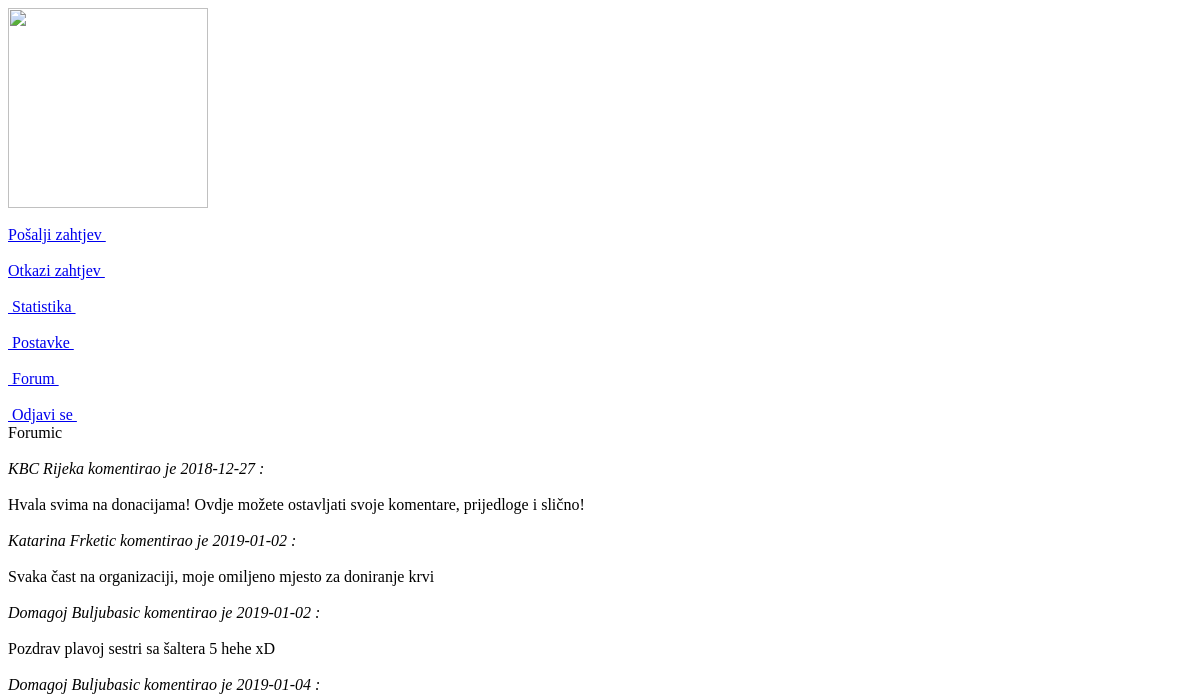
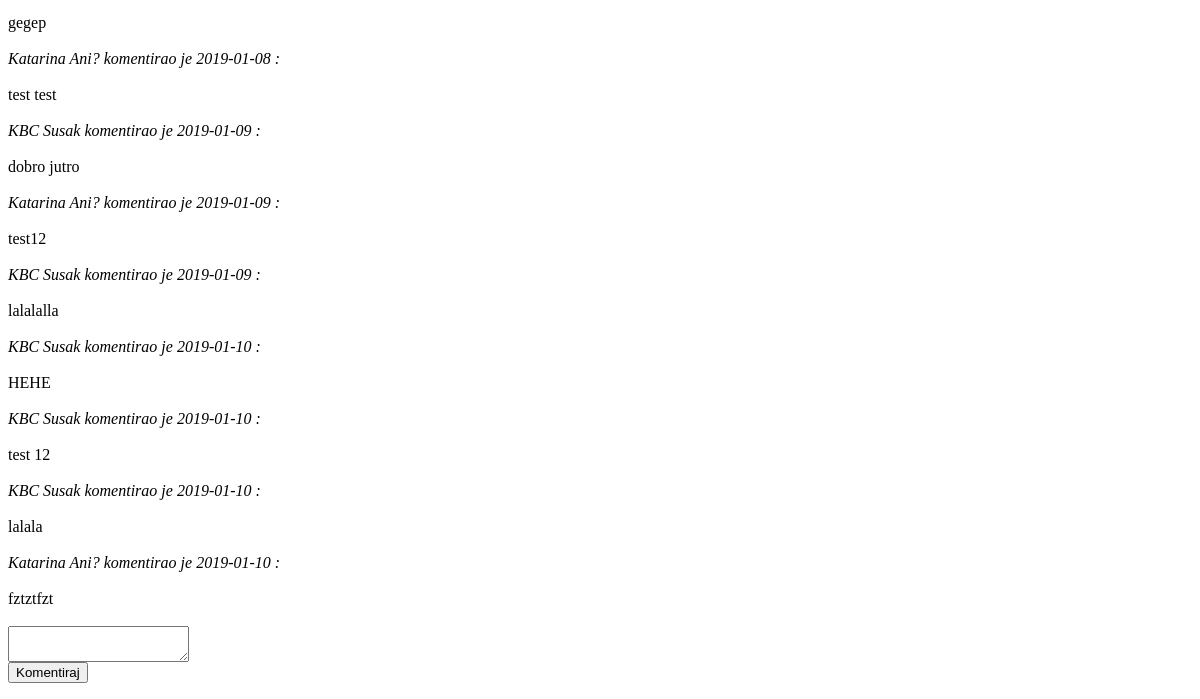
Before: /forum.php (signed in) with the older database file (2 pictures, top to bottom).
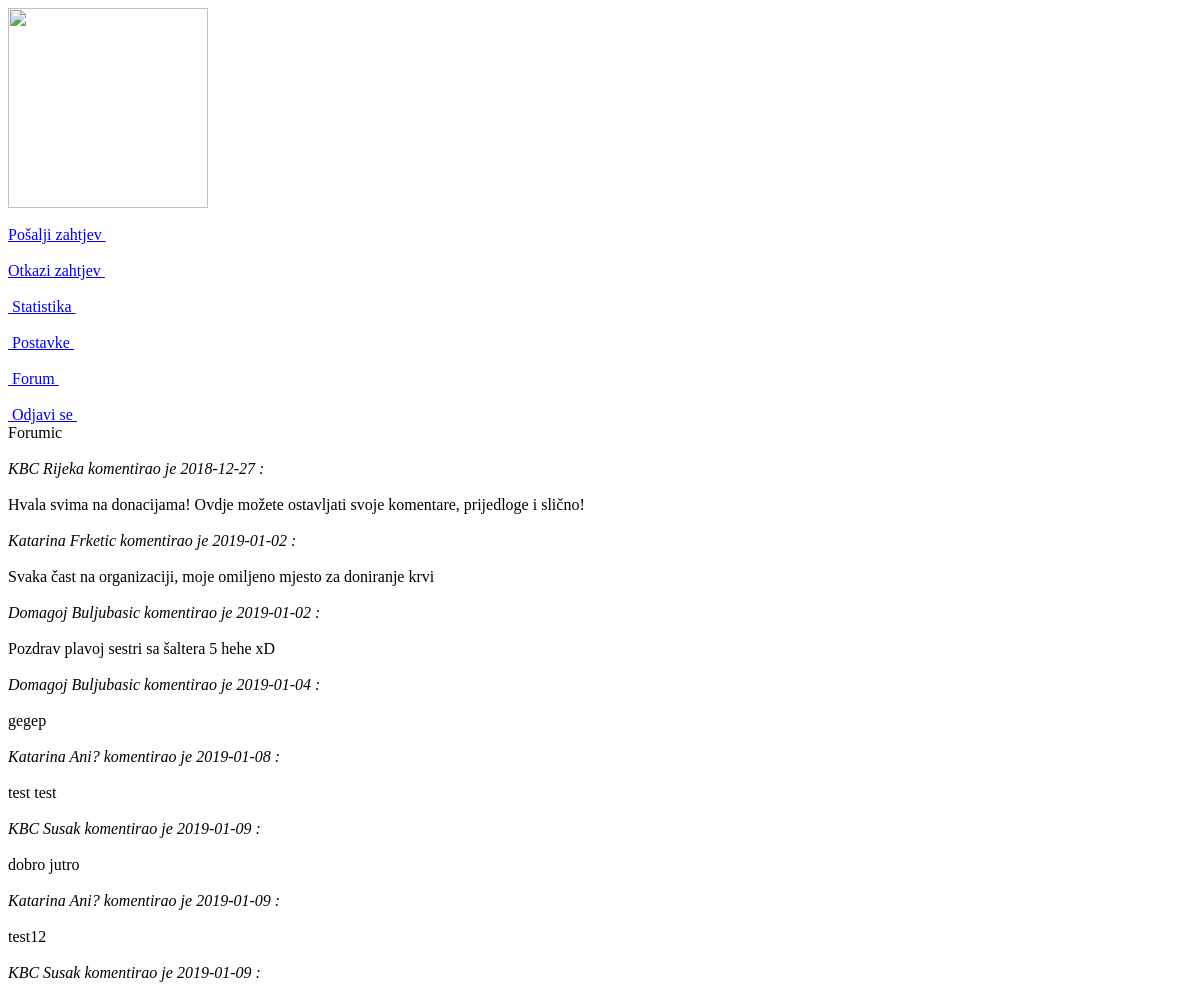
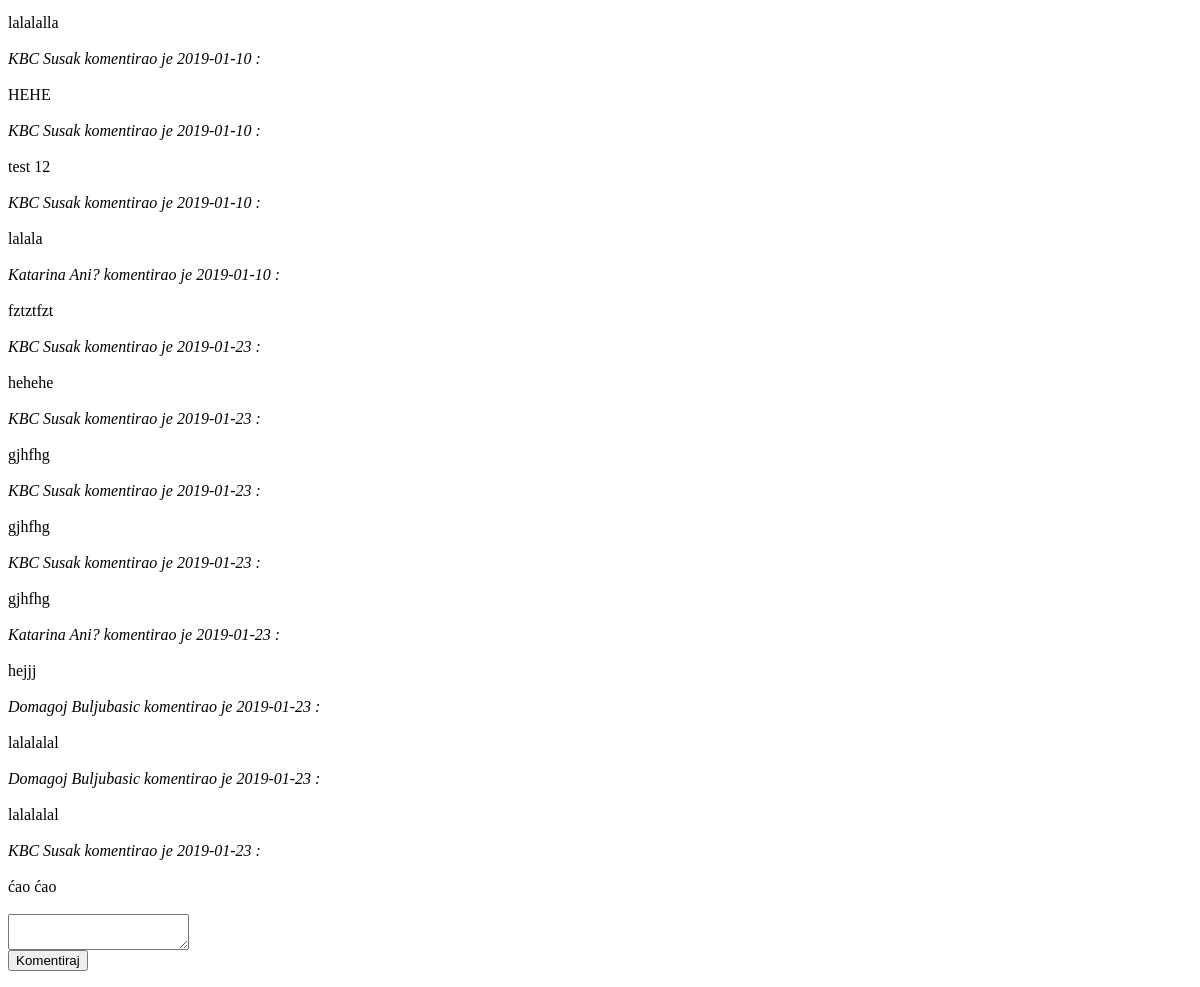
After: the same page with the newer database file (2 pictures, top to bottom).
### tables this page shows
CREATE TABLE IF NOT EXISTS `komentari` (
  `user_autora` varchar(300) NOT NULL,
  `autor` varchar(100) NOT NULL,
  `idbolnica_bol` int(10) UNSIGNED NOT NULL,
  `tekst_komentara` varchar(300) DEFAULT NULL,
  `datum_kom` date NOT NULL,
  KEY `id_bolnica_fk` (`idbolnica_bol`)
);

### forum.php (the view, shortened to what this page needs)
<?php
    require_once "dbconnect.php";
    mysqli_set_charset($conn,"utf8");
    $idbolnica = $_SESSION['id'];
echo'
        <html>
             <head><title>Profil bolnice</title></head>
             <body>
                 <div id="info">
                    <img src="https://d29fhpw069ctt2.cloudfront.net/icon/image/120311/preview.svg" width="200" height="200"><br><br>
                 </div>
                 <div id="linkovi">
                    <a href="posalji_zahtjev.php" >Pošalji zahtjev&nbsp;</a><br><br>
                    <a href="otkazi_zahtjev.php" >Otkazi zahtjev&nbsp;</a><br><br>
                    <a href="bolnicka_statistika.php">&nbsp;Statistika&nbsp;</a><br><br>
                    <a href="bolnicke_postavke.php">&nbsp;Postavke&nbsp;</a><br><br>
                    <a href="forum.php">&nbsp;Forum&nbsp;</a><br><br>
                    <a href="odjava.php">&nbsp;Odjavi se&nbsp;</a>
                 </div>
         <div id="forum">Forumic<br><br>';
                    $sql = "SELECT * from komentari where idbolnica_bol = '$idbolnica'";
                    $run = mysqli_query($conn, $sql);
                    while($row = mysqli_fetch_array($run)){
                        echo '<i>'.$row['autor'].' komentirao je '. $row['datum_kom'].' :<br><br></i>';
                        echo $row['tekst_komentara'].'<br><br>';
                    }
                    echo'<textarea name="tekst" id="tekst" form="myform"></textarea>
                        <form action="" method="POST" id="myform">
                          <input type="submit" value="Komentiraj" name="komentar">
                        </form>
                <div>';
?>

Changed rows visible on the page:
added komentari: autor "KBC Susak", datum_kom "2019-01-23", tekst_komentara "hehehe"
added komentari: autor "KBC Susak", datum_kom "2019-01-23", tekst_komentara "gjhfhg"
added komentari: autor "KBC Susak", datum_kom "2019-01-23", tekst_komentara "gjhfhg"
added komentari: autor "KBC Susak", datum_kom "2019-01-23", tekst_komentara "gjhfhg"
added komentari: autor "Katarina Ani?", datum_kom "2019-01-23", tekst_komentara "hejjj"
added komentari: autor "Domagoj Buljubasic", datum_kom "2019-01-23", tekst_komentara "lalalalal"
added komentari: autor "Domagoj Buljubasic", datum_kom "2019-01-23", tekst_komentara "lalalalal"
added komentari: autor "KBC Susak", datum_kom "2019-01-23", tekst_komentara "ćao ćao"
